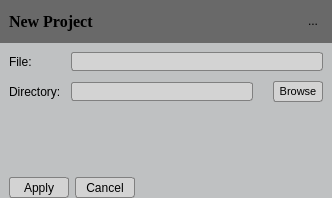
<?xml version="1.0" encoding="UTF-8"?>
<ui version="4.0">
 <class>NewProject</class>
 <widget class="QDialog" name="NewProject">
  <property name="geometry">
   <rect>
    <x>0</x>
    <y>0</y>
    <width>332</width>
    <height>198</height>
   </rect>
  </property>
  <property name="sizePolicy">
   <sizepolicy hsizetype="Fixed" vsizetype="Fixed">
    <horstretch>0</horstretch>
    <verstretch>0</verstretch>
   </sizepolicy>
  </property>
  <property name="minimumSize">
   <size>
    <width>0</width>
    <height>0</height>
   </size>
  </property>
  <property name="maximumSize">
   <size>
    <width>520</width>
    <height>265</height>
   </size>
  </property>
  <property name="windowTitle">
   <string>Dialog</string>
  </property>
  <property name="styleSheet">
   <string notr="true">QWidget {
	background-color: rgb(191,193,194);
}

/*	Push button*/
QPushButton {
	min-height: 19px;
	max-height: 19px;
	border: 1px solid gray;
	border-radius: 3px;
	background-color: lightgray;
	selection-background-color: gray;
}

QPushButton:hover {
	background-color: gray;
	border-radius: 3px;
}



/*Tool button*/
QToolButton {
	max-width: 20px;
	max-height: 20px;
	border: 0px solid gray;
}

/*Line edit*/
QLineEdit {
    border: 1px solid gray;
	border-radius: 3px;
    background-color: lightgray;
    selection-background-color: darkgray;
}</string>
  </property>
  <layout class="QVBoxLayout" name="verticalLayout_2">
   <property name="spacing">
    <number>0</number>
   </property>
   <property name="leftMargin">
    <number>0</number>
   </property>
   <property name="topMargin">
    <number>0</number>
   </property>
   <property name="rightMargin">
    <number>0</number>
   </property>
   <property name="bottomMargin">
    <number>0</number>
   </property>
   <item>
    <widget class="QFrame" name="m_pFrameTitle">
     <property name="minimumSize">
      <size>
       <width>0</width>
       <height>43</height>
      </size>
     </property>
     <property name="maximumSize">
      <size>
       <width>16777215</width>
       <height>43</height>
      </size>
     </property>
     <property name="styleSheet">
      <string notr="true">background-color:rgb(105,105,105);
</string>
     </property>
     <property name="frameShape">
      <enum>QFrame::NoFrame</enum>
     </property>
     <property name="frameShadow">
      <enum>QFrame::Raised</enum>
     </property>
     <layout class="QHBoxLayout" name="horizontalLayout">
      <item>
       <widget class="QLabel" name="m_pLabelTitle">
        <property name="font">
         <font>
          <family>Times New Roman</family>
          <pointsize>12</pointsize>
          <weight>75</weight>
          <bold>true</bold>
         </font>
        </property>
        <property name="text">
         <string>New Project</string>
        </property>
       </widget>
      </item>
      <item>
       <widget class="QToolButton" name="m_pToolButtonCancel">
        <property name="text">
         <string>...</string>
        </property>
        <property name="icon">
         <iconset>
          <normaloff>../../../Projekti/close-icon.png</normaloff>../../../Projekti/close-icon.png</iconset>
        </property>
       </widget>
      </item>
     </layout>
    </widget>
   </item>
   <item>
    <layout class="QFormLayout" name="m_pLayoutData">
     <property name="fieldGrowthPolicy">
      <enum>QFormLayout::AllNonFixedFieldsGrow</enum>
     </property>
     <property name="horizontalSpacing">
      <number>10</number>
     </property>
     <property name="verticalSpacing">
      <number>10</number>
     </property>
     <property name="leftMargin">
      <number>9</number>
     </property>
     <property name="topMargin">
      <number>9</number>
     </property>
     <property name="rightMargin">
      <number>9</number>
     </property>
     <item row="0" column="0">
      <widget class="QLabel" name="m_pLabelCategory">
       <property name="text">
        <string>File:</string>
       </property>
      </widget>
     </item>
     <item row="1" column="0">
      <widget class="QLabel" name="m_pLabelProduct">
       <property name="text">
        <string>Directory:</string>
       </property>
      </widget>
     </item>
     <item row="0" column="1">
      <widget class="QLineEdit" name="m_pLineEditFileName">
       <property name="minimumSize">
        <size>
         <width>0</width>
         <height>19</height>
        </size>
       </property>
      </widget>
     </item>
     <item row="1" column="1">
      <layout class="QHBoxLayout" name="horizontalLayout_2">
       <property name="spacing">
        <number>20</number>
       </property>
       <item>
        <widget class="QLineEdit" name="m_pLineEditDirectory">
         <property name="minimumSize">
          <size>
           <width>0</width>
           <height>19</height>
          </size>
         </property>
        </widget>
       </item>
       <item>
        <widget class="QPushButton" name="m_pPushButtonBrowseDir">
         <property name="sizePolicy">
          <sizepolicy hsizetype="Fixed" vsizetype="Fixed">
           <horstretch>0</horstretch>
           <verstretch>0</verstretch>
          </sizepolicy>
         </property>
         <property name="minimumSize">
          <size>
           <width>50</width>
           <height>21</height>
          </size>
         </property>
         <property name="maximumSize">
          <size>
           <width>16777215</width>
           <height>21</height>
          </size>
         </property>
         <property name="font">
          <font>
           <family>MS Shell Dlg 2</family>
           <pointsize>8</pointsize>
           <weight>50</weight>
           <italic>false</italic>
           <bold>false</bold>
           <strikeout>false</strikeout>
          </font>
         </property>
         <property name="text">
          <string>Browse</string>
         </property>
         <property name="default">
          <bool>true</bool>
         </property>
         <property name="flat">
          <bool>true</bool>
         </property>
        </widget>
       </item>
      </layout>
     </item>
     <item row="3" column="0" colspan="2">
      <layout class="QHBoxLayout" name="m_pLayoutButtonBox">
       <property name="spacing">
        <number>6</number>
       </property>
       <property name="sizeConstraint">
        <enum>QLayout::SetDefaultConstraint</enum>
       </property>
       <item>
        <widget class="QPushButton" name="m_pPushButtonApply">
         <property name="minimumSize">
          <size>
           <width>60</width>
           <height>21</height>
          </size>
         </property>
         <property name="maximumSize">
          <size>
           <width>16777215</width>
           <height>21</height>
          </size>
         </property>
         <property name="text">
          <string>Apply</string>
         </property>
        </widget>
       </item>
       <item>
        <widget class="QPushButton" name="m_pPushButtonCancel">
         <property name="sizePolicy">
          <sizepolicy hsizetype="Minimum" vsizetype="Minimum">
           <horstretch>0</horstretch>
           <verstretch>0</verstretch>
          </sizepolicy>
         </property>
         <property name="minimumSize">
          <size>
           <width>60</width>
           <height>21</height>
          </size>
         </property>
         <property name="maximumSize">
          <size>
           <width>16777215</width>
           <height>21</height>
          </size>
         </property>
         <property name="text">
          <string>Cancel</string>
         </property>
        </widget>
       </item>
       <item>
        <spacer name="horizontalSpacer">
         <property name="orientation">
          <enum>Qt::Horizontal</enum>
         </property>
         <property name="sizeHint" stdset="0">
          <size>
           <width>40</width>
           <height>20</height>
          </size>
         </property>
        </spacer>
       </item>
      </layout>
     </item>
     <item row="2" column="0" colspan="2">
      <spacer name="verticalSpacer">
       <property name="orientation">
        <enum>Qt::Vertical</enum>
       </property>
       <property name="sizeHint" stdset="0">
        <size>
         <width>20</width>
         <height>40</height>
        </size>
       </property>
      </spacer>
     </item>
    </layout>
   </item>
  </layout>
 </widget>
 <resources/>
 <connections/>
</ui>
